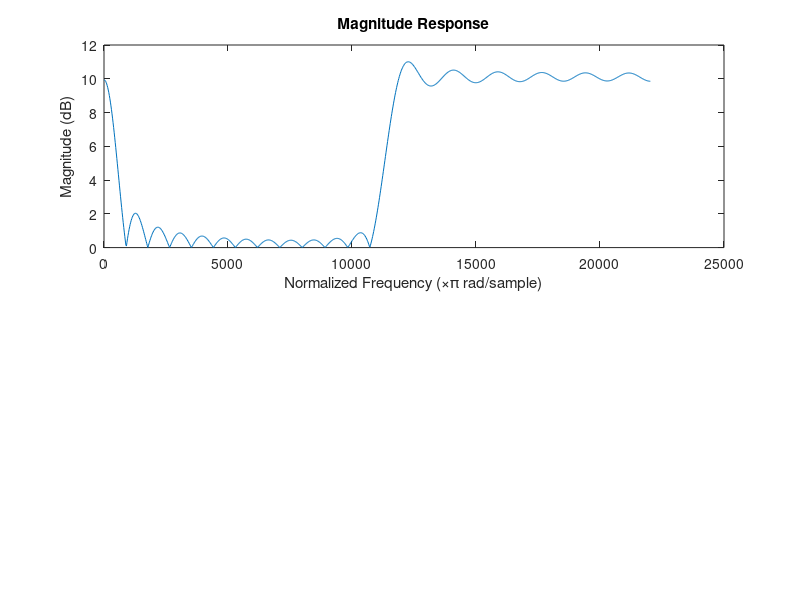

Source code (MATLAB): (Note: this script raises an error after producing the figure.)
gain=zeros(10,1);%[1 2 3 4 5 6 7 8 9 10];
load('filter1.mat');
load('filter2.mat');
load('filter3.mat');
load('filter4.mat');
load('filter5.mat');
load('filter6.mat');
load('filter7.mat');
load('filter8.mat');
load('filter9.mat');
load('filter10.mat');
filter_coeff=[filter1 ; filter2 ; filter3 ; filter4 ; filter5 ; filter6 ; filter7 ; filter8 ; filter9 ; filter10];
final_array = zeros(51,1);
gain(2)=10;
gain(10)=10;
for i=1:10
    final_array=final_array+gain(i)*filter_coeff(i,:)
end
Fs = 44100;  % Sampling frequency 44.1 kHz
final_array=final_array(1,:)
% Use freqz to calculate the frequency response
[H, W] = freqz(final_array, 1, 1024, Fs);  % 1024 frequency points, half spectrum

% Bode plot: Plot magnitude and phase
figure(1);
subplot(2, 1, 1);
plot(W, abs(H));  % Magnitude in dB
% xscale("log");
% ylim([0,1]);
title('Magnitude Response');
xlabel('Normalized Frequency (\times\pi rad/sample)');
ylabel('Magnitude (dB)');

%%
[audio, fs_audio]=audioread('trialmusic.wav');
audio=resample(audio,Fs,fs_audio);
y=1:length(audio);
order = 50;
delay_line =zeros(1,order+1);

output_audio=zeros(length(audio),1);
for i=1:length(audio)
    for j=1:order
        delay_line(order+2-j) = delay_line(order+1-j);
    end
    delay_line(1)=audio(i);
    output_audio(i) = dot(delay_line,final_array);
end

%%
audio_fft = fft(audio);
audio_fft = abs(audio_fft(1:length(audio_fft)/2+1)); % Keep only the positive frequencies
out_audio = fft(output_audio); % Compute the Fast Fourier Transform
out_audio = abs(out_audio(1:length(output_audio)/2+1)); % Keep only the positive frequencies
freq = (0:length(output_audio)/2) * (Fs /length(output_audio)); % Frequency axis (Hz)
audio_dB = 20 * log10(audio_fft);
out_audio_dB = 20 * log10(out_audio);

% Plot the audio in the frequency domain
figure(2);
hold on
plot(freq, audio_dB);
plot(freq, out_audio_dB);
xscale("log");
title('Frequency Spectrum of Output and Input Audio Signal');
xlabel('Frequency (Hz)');
ylabel('Magnitude');
grid on;
hold off;

% Plot the audio in the frequency domain
figure(3);
hold on
plot(freq, audio_fft);
plot(freq, out_audio);
xscale("log");
title('Frequency Spectrum of Output and Input Audio Signal');
xlabel('Frequency (Hz)');
ylabel('Magnitude');
grid on;
hold off;
